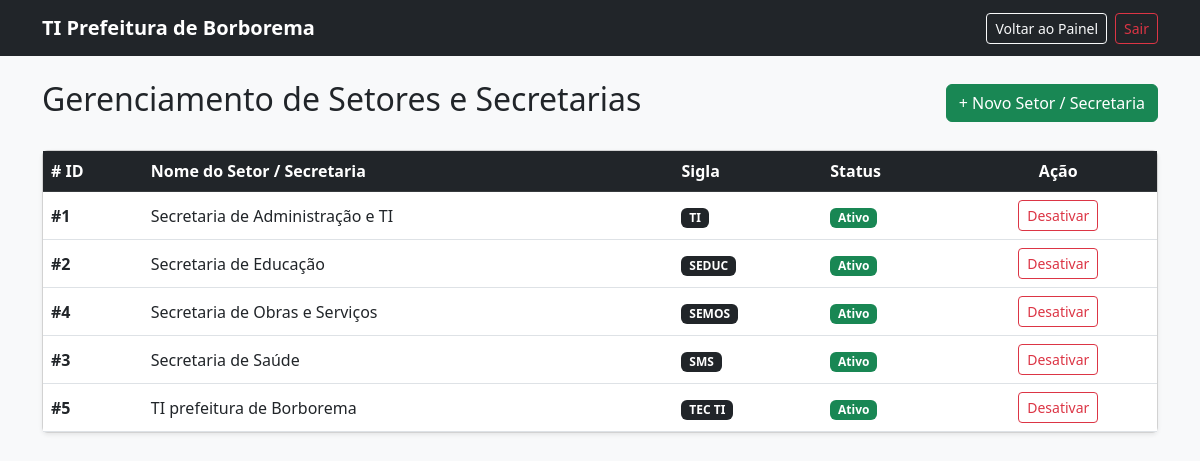
Page /admin/gerenciar_setores.php (signed in) on the committed database.
### tables this page shows
CREATE TABLE `secretarias_setores` (
  `id` int(11) NOT NULL,
  `nome` varchar(100) NOT NULL,
  `sigla` varchar(20) NOT NULL,
  `ativo` tinyint(1) DEFAULT 1,
  `criado_em` timestamp NOT NULL DEFAULT current_timestamp()
);

### admin/gerenciar_setores.php (the view, shortened to what this page needs)
<?php
require_once __DIR__ . '/../config/conexao.php';
try {
    $sqlSetores = "SELECT * FROM secretarias_setores ORDER BY nome ASC";
    $stmtSetores = $pdo->query($sqlSetores);
    $setores = $stmtSetores->fetchAll();
} catch (PDOException $e) {
    $setores = [];
    $mensagemErro = "Erro ao listar setores.";
}
?>
<!DOCTYPE html>
<html lang="pt-BR">
<head>
    <link href="https://cdn.jsdelivr.net/npm/bootstrap@5.3.0/dist/css/bootstrap.min.css" rel="stylesheet">
</head>
<body class="bg-light">
    <nav class="navbar navbar-expand-lg navbar-dark bg-dark">
        <div class="container">
            <a class="navbar-brand fw-bold" href="../account/painel.php"> TI Prefeitura de Borborema</a>
            <div class="d-flex align-items-center text-white">
                <a href="../account/painel.php" class="btn btn-outline-light btn-sm me-2">Voltar ao Painel</a>
                <a href="/helpdesk_prefeitura/account/logout.php" class="btn btn-outline-danger btn-sm">Sair</a>
            </div>
        </div>
    </nav>
    <div class="container mt-4">
        <div class="d-flex justify-content-between align-items-center mb-4">
            <h2>Gerenciamento de Setores e Secretarias</h2>
            <button class="btn btn-success" data-bs-toggle="modal" data-bs-target="#modalNovoSetor">
                + Novo Setor / Secretaria
            </button>
        </div>
        <div class="card shadow-sm">
            <div class="card-body p-0">
                <div class="table-responsive">
                    <table class="table table-hover align-middle mb-0">
                        <thead class="table-dark">
                            <tr>
                                <th># ID</th>
                                <th>Nome do Setor / Secretaria</th>
                                <th>Sigla</th>
                                <th>Status</th>
                                <th class="text-center">Ação</th>
                            </tr>
                        </thead>
                        <tbody>
                            <?php if (count($setores) > 0): ?>
                                <?php foreach ($setores as $setor): ?>
                                    <tr>
                                        <td><strong>#<?= $setor['id'] ?></strong></td>
                                        <td><?= htmlspecialchars($setor['nome']) ?></td>
                                        <td><span class="badge bg-dark"><?= htmlspecialchars($setor['sigla']) ?></span></td>
                                        <td>
                                            <?php if ($setor['ativo']): ?>
                                                <span class="badge bg-success">Ativo</span>
                                            <?php else: ?>
                                                <span class="badge bg-secondary">Inativo</span>
                                            <?php endif; ?>
                                        </td>
                                        <td class="text-center">
                                            <a href="gerenciar_setores.php?alternar_status=<?= $setor['id'] ?>"
                                               class="btn btn-sm <?= $setor['ativo'] ? 'btn-outline-danger' : 'btn-outline-success' ?>"
                                               onclick="return confirm('Deseja alterar o status deste setor?')">
                                                <?= $setor['ativo'] ? 'Desativar' : 'Ativar' ?>
                                            </a>
                                        </td>
                                    </tr>
                                <?php endforeach; ?>
                            <?php else: ?>
                                <tr>
                                    <td colspan="5" class="text-center py-4 text-muted">Nenhum setor cadastrado até o momento.</td>
                                </tr>
                            <?php endif; ?>
                        </tbody>
                    </table>
                </div>
            </div>
        </div>
    </div>
</body>
</html>

### rows in the picture
secretarias_setores: id "1", nome "Secretaria de Administração e TI", sigla "TI", ativo "Ativo"
secretarias_setores: id "2", nome "Secretaria de Educação", sigla "SEDUC", ativo "Ativo"
secretarias_setores: id "4", nome "Secretaria de Obras e Serviços", sigla "SEMOS", ativo "Ativo"
secretarias_setores: id "3", nome "Secretaria de Saúde", sigla "SMS", ativo "Ativo"
secretarias_setores: id "5", nome "TI prefeitura de Borborema", sigla "TEC TI", ativo "Ativo"
